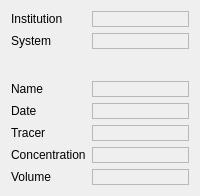
       <widget class="QWidget" name="generalInformation">
        <attribute name="title">
         <string>General Information</string>
        </attribute>
        <layout class="QVBoxLayout" name="verticalLayout_2">
         <item>
          <layout class="QFormLayout" name="formLayout">
           <item row="0" column="0">
            <widget class="QLabel" name="label_17">
             <property name="text">
              <string>Institution</string>
             </property>
            </widget>
           </item>
           <item row="0" column="1">
            <widget class="QLabel" name="institutionName">
             <property name="sizePolicy">
              <sizepolicy hsizetype="MinimumExpanding" vsizetype="Preferred">
               <horstretch>0</horstretch>
               <verstretch>0</verstretch>
              </sizepolicy>
             </property>
             <property name="frameShape">
              <enum>QFrame::StyledPanel</enum>
             </property>
             <property name="frameShadow">
              <enum>QFrame::Sunken</enum>
             </property>
             <property name="text">
              <string/>
             </property>
            </widget>
           </item>
           <item row="1" column="0">
            <widget class="QLabel" name="label_21">
             <property name="text">
              <string>System</string>
             </property>
            </widget>
           </item>
           <item row="1" column="1">
            <widget class="QLabel" name="systemName">
             <property name="sizePolicy">
              <sizepolicy hsizetype="MinimumExpanding" vsizetype="Preferred">
               <horstretch>0</horstretch>
               <verstretch>0</verstretch>
              </sizepolicy>
             </property>
             <property name="frameShape">
              <enum>QFrame::StyledPanel</enum>
             </property>
             <property name="frameShadow">
              <enum>QFrame::Sunken</enum>
             </property>
             <property name="text">
              <string/>
             </property>
            </widget>
           </item>
           <item row="3" column="0">
            <widget class="QLabel" name="label_11">
             <property name="text">
              <string>Name</string>
             </property>
            </widget>
           </item>
           <item row="3" column="1">
            <widget class="QLabel" name="experimentName">
             <property name="sizePolicy">
              <sizepolicy hsizetype="MinimumExpanding" vsizetype="Preferred">
               <horstretch>0</horstretch>
               <verstretch>0</verstretch>
              </sizepolicy>
             </property>
             <property name="frameShape">
              <enum>QFrame::StyledPanel</enum>
             </property>
             <property name="frameShadow">
              <enum>QFrame::Sunken</enum>
             </property>
             <property name="text">
              <string/>
             </property>
            </widget>
           </item>
           <item row="5" column="0">
            <widget class="QLabel" name="label_12">
             <property name="text">
              <string>Tracer</string>
             </property>
            </widget>
           </item>
           <item row="5" column="1">
            <widget class="QLabel" name="contrastAgent">
             <property name="sizePolicy">
              <sizepolicy hsizetype="MinimumExpanding" vsizetype="Preferred">
               <horstretch>0</horstretch>
               <verstretch>0</verstretch>
              </sizepolicy>
             </property>
             <property name="frameShape">
              <enum>QFrame::StyledPanel</enum>
             </property>
             <property name="frameShadow">
              <enum>QFrame::Sunken</enum>
             </property>
             <property name="text">
              <string/>
             </property>
            </widget>
           </item>
           <item row="6" column="0">
            <widget class="QLabel" name="label_13">
             <property name="text">
              <string>Concentration</string>
             </property>
            </widget>
           </item>
           <item row="6" column="1">
            <widget class="QLabel" name="concentration">
             <property name="sizePolicy">
              <sizepolicy hsizetype="MinimumExpanding" vsizetype="Preferred">
               <horstretch>0</horstretch>
               <verstretch>0</verstretch>
              </sizepolicy>
             </property>
             <property name="frameShape">
              <enum>QFrame::StyledPanel</enum>
             </property>
             <property name="frameShadow">
              <enum>QFrame::Sunken</enum>
             </property>
             <property name="text">
              <string/>
             </property>
            </widget>
           </item>
           <item row="7" column="0">
            <widget class="QLabel" name="label_14">
             <property name="text">
              <string>Volume</string>
             </property>
            </widget>
           </item>
           <item row="7" column="1">
            <widget class="QLabel" name="volume">
             <property name="sizePolicy">
              <sizepolicy hsizetype="MinimumExpanding" vsizetype="Preferred">
               <horstretch>0</horstretch>
               <verstretch>0</verstretch>
              </sizepolicy>
             </property>
             <property name="frameShape">
              <enum>QFrame::StyledPanel</enum>
             </property>
             <property name="frameShadow">
              <enum>QFrame::Sunken</enum>
             </property>
             <property name="text">
              <string/>
             </property>
            </widget>
           </item>
           <item row="2" column="1">
            <spacer name="verticalSpacer">
             <property name="orientation">
              <enum>Qt::Vertical</enum>
             </property>
             <property name="sizeType">
              <enum>QSizePolicy::Preferred</enum>
             </property>
             <property name="sizeHint" stdset="0">
              <size>
               <width>20</width>
               <height>20</height>
              </size>
             </property>
            </spacer>
           </item>
           <item row="4" column="0">
            <widget class="QLabel" name="label_18">
             <property name="text">
              <string>Date</string>
             </property>
            </widget>
           </item>
           <item row="4" column="1">
            <widget class="QLabel" name="acqDate">
             <property name="sizePolicy">
              <sizepolicy hsizetype="MinimumExpanding" vsizetype="Preferred">
               <horstretch>0</horstretch>
               <verstretch>0</verstretch>
              </sizepolicy>
             </property>
             <property name="frameShape">
              <enum>QFrame::StyledPanel</enum>
             </property>
             <property name="frameShadow">
              <enum>QFrame::Sunken</enum>
             </property>
             <property name="text">
              <string/>
             </property>
            </widget>
           </item>
          </layout>
         </item>
        </layout>
       </widget>
